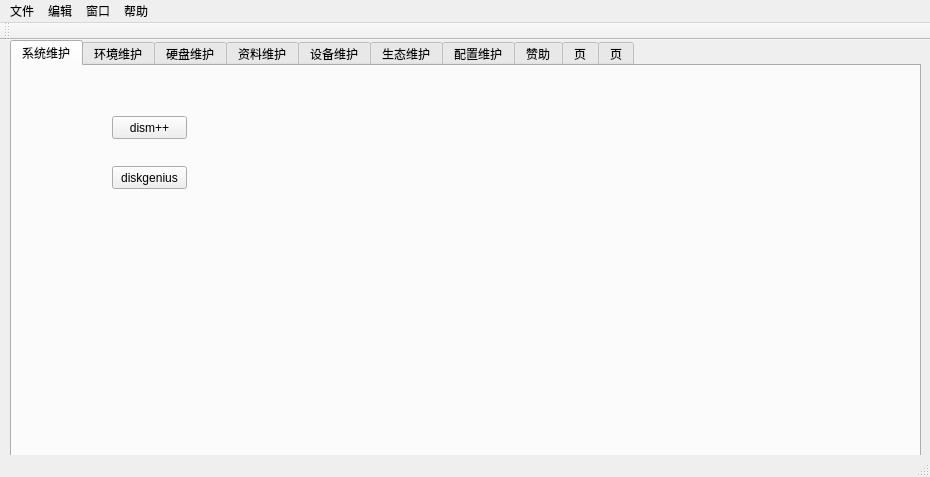
<?xml version="1.0" encoding="UTF-8"?>
<ui version="4.0">
 <class>MainWindow</class>
 <widget class="QMainWindow" name="MainWindow">
  <property name="geometry">
   <rect>
    <x>0</x>
    <y>0</y>
    <width>930</width>
    <height>477</height>
   </rect>
  </property>
  <property name="windowTitle">
   <string>MainWindow</string>
  </property>
  <widget class="QWidget" name="centralWidget">
   <widget class="QTabWidget" name="tabWidget">
    <property name="geometry">
     <rect>
      <x>10</x>
      <y>0</y>
      <width>911</width>
      <height>421</height>
     </rect>
    </property>
    <property name="currentIndex">
     <number>0</number>
    </property>
    <widget class="QWidget" name="tab">
     <attribute name="title">
      <string>系统维护</string>
     </attribute>
     <widget class="QPushButton" name="pushButton">
      <property name="geometry">
       <rect>
        <x>100</x>
        <y>50</y>
        <width>75</width>
        <height>23</height>
       </rect>
      </property>
      <property name="text">
       <string>dism++</string>
      </property>
     </widget>
     <widget class="QPushButton" name="pushButton_2">
      <property name="geometry">
       <rect>
        <x>100</x>
        <y>100</y>
        <width>75</width>
        <height>23</height>
       </rect>
      </property>
      <property name="text">
       <string>diskgenius</string>
      </property>
     </widget>
    </widget>
    <widget class="QWidget" name="tab_2">
     <attribute name="title">
      <string>环境维护</string>
     </attribute>
     <widget class="QPushButton" name="pushButton_3">
      <property name="geometry">
       <rect>
        <x>60</x>
        <y>60</y>
        <width>75</width>
        <height>23</height>
       </rect>
      </property>
      <property name="text">
       <string>diskgenius</string>
      </property>
     </widget>
     <widget class="QPushButton" name="pushButton_4">
      <property name="geometry">
       <rect>
        <x>60</x>
        <y>110</y>
        <width>75</width>
        <height>23</height>
       </rect>
      </property>
      <property name="text">
       <string>hdtune</string>
      </property>
     </widget>
     <widget class="QPushButton" name="pushButton_5">
      <property name="geometry">
       <rect>
        <x>60</x>
        <y>160</y>
        <width>75</width>
        <height>23</height>
       </rect>
      </property>
      <property name="text">
       <string>sniffer</string>
      </property>
     </widget>
     <widget class="QPushButton" name="pushButton_6">
      <property name="geometry">
       <rect>
        <x>60</x>
        <y>210</y>
        <width>75</width>
        <height>23</height>
       </rect>
      </property>
      <property name="text">
       <string>everything</string>
      </property>
     </widget>
     <widget class="QPushButton" name="pushButton_7">
      <property name="geometry">
       <rect>
        <x>60</x>
        <y>260</y>
        <width>121</width>
        <height>31</height>
       </rect>
      </property>
      <property name="text">
       <string>自开发检查文件数Py</string>
      </property>
     </widget>
    </widget>
    <widget class="QWidget" name="tab_4">
     <attribute name="title">
      <string>硬盘维护</string>
     </attribute>
    </widget>
    <widget class="QWidget" name="tab_5">
     <attribute name="title">
      <string>资料维护</string>
     </attribute>
    </widget>
    <widget class="QWidget" name="tab_6">
     <attribute name="title">
      <string>设备维护</string>
     </attribute>
    </widget>
    <widget class="QWidget" name="tab_7">
     <attribute name="title">
      <string>生态维护</string>
     </attribute>
    </widget>
    <widget class="QWidget" name="tab_8">
     <attribute name="title">
      <string>配置维护</string>
     </attribute>
     <widget class="QPushButton" name="pushButton_wjj">
      <property name="geometry">
       <rect>
        <x>760</x>
        <y>40</y>
        <width>41</width>
        <height>23</height>
       </rect>
      </property>
      <property name="text">
       <string>...</string>
      </property>
     </widget>
     <widget class="QComboBox" name="comboBox">
      <property name="geometry">
       <rect>
        <x>300</x>
        <y>40</y>
        <width>441</width>
        <height>21</height>
       </rect>
      </property>
      <item>
       <property name="text">
        <string>C:/</string>
       </property>
      </item>
     </widget>
     <widget class="QComboBox" name="comboBoxlist">
      <property name="geometry">
       <rect>
        <x>120</x>
        <y>40</y>
        <width>161</width>
        <height>22</height>
       </rect>
      </property>
      <item>
       <property name="text">
        <string>dism++</string>
       </property>
      </item>
      <item>
       <property name="text">
        <string>diskgenius</string>
       </property>
      </item>
     </widget>
     <widget class="QRadioButton" name="radioButton">
      <property name="geometry">
       <rect>
        <x>0</x>
        <y>50</y>
        <width>89</width>
        <height>16</height>
       </rect>
      </property>
      <property name="text">
       <string>系统维护</string>
      </property>
     </widget>
     <widget class="QRadioButton" name="radioButton_2">
      <property name="geometry">
       <rect>
        <x>0</x>
        <y>80</y>
        <width>89</width>
        <height>16</height>
       </rect>
      </property>
      <property name="text">
       <string>环境维护</string>
      </property>
     </widget>
     <widget class="QRadioButton" name="radioButton_3">
      <property name="geometry">
       <rect>
        <x>0</x>
        <y>110</y>
        <width>89</width>
        <height>16</height>
       </rect>
      </property>
      <property name="text">
       <string>硬盘维护</string>
      </property>
     </widget>
     <widget class="QRadioButton" name="radioButton_4">
      <property name="geometry">
       <rect>
        <x>0</x>
        <y>140</y>
        <width>89</width>
        <height>16</height>
       </rect>
      </property>
      <property name="text">
       <string>资料维护</string>
      </property>
     </widget>
     <widget class="QRadioButton" name="radioButton_5">
      <property name="geometry">
       <rect>
        <x>0</x>
        <y>170</y>
        <width>89</width>
        <height>16</height>
       </rect>
      </property>
      <property name="text">
       <string>设备维护</string>
      </property>
     </widget>
     <widget class="QRadioButton" name="radioButton_6">
      <property name="geometry">
       <rect>
        <x>0</x>
        <y>200</y>
        <width>89</width>
        <height>16</height>
       </rect>
      </property>
      <property name="text">
       <string>生态维护</string>
      </property>
     </widget>
    </widget>
    <widget class="QWidget" name="tab_9">
     <attribute name="title">
      <string>赞助</string>
     </attribute>
     <widget class="QGraphicsView" name="graphicsView">
      <property name="geometry">
       <rect>
        <x>190</x>
        <y>30</y>
        <width>411</width>
        <height>231</height>
       </rect>
      </property>
     </widget>
     <widget class="QLabel" name="label">
      <property name="geometry">
       <rect>
        <x>0</x>
        <y>0</y>
        <width>601</width>
        <height>31</height>
       </rect>
      </property>
      <property name="text">
       <string>如果带哥喜欢这个软件，可以资助我点烂钱去买支激光笔射孙狗</string>
      </property>
     </widget>
    </widget>
    <widget class="QWidget" name="tab_10">
     <attribute name="title">
      <string>页</string>
     </attribute>
    </widget>
    <widget class="QWidget" name="tab_3">
     <attribute name="title">
      <string>页</string>
     </attribute>
    </widget>
   </widget>
  </widget>
  <widget class="QMenuBar" name="menuBar">
   <property name="geometry">
    <rect>
     <x>0</x>
     <y>0</y>
     <width>930</width>
     <height>23</height>
    </rect>
   </property>
   <widget class="QMenu" name="menuFile">
    <property name="title">
     <string>文件</string>
    </property>
    <addaction name="separator"/>
    <addaction name="actionOpen"/>
    <addaction name="actionExit"/>
    <addaction name="actionExport"/>
    <addaction name="actionExit_2"/>
   </widget>
   <widget class="QMenu" name="menuEdit">
    <property name="title">
     <string>编辑</string>
    </property>
   </widget>
   <widget class="QMenu" name="menuWindows">
    <property name="title">
     <string>窗口</string>
    </property>
   </widget>
   <widget class="QMenu" name="menuHelp">
    <property name="title">
     <string>帮助</string>
    </property>
    <addaction name="action_2"/>
    <addaction name="action"/>
   </widget>
   <addaction name="menuFile"/>
   <addaction name="menuEdit"/>
   <addaction name="menuWindows"/>
   <addaction name="menuHelp"/>
  </widget>
  <widget class="QToolBar" name="mainToolBar">
   <attribute name="toolBarArea">
    <enum>TopToolBarArea</enum>
   </attribute>
   <attribute name="toolBarBreak">
    <bool>false</bool>
   </attribute>
  </widget>
  <widget class="QStatusBar" name="statusBar"/>
  <action name="actionOpen">
   <property name="text">
    <string>新建</string>
   </property>
  </action>
  <action name="actionExit">
   <property name="text">
    <string>打开</string>
   </property>
  </action>
  <action name="actionExport">
   <property name="text">
    <string>导出配置</string>
   </property>
  </action>
  <action name="actionExit_2">
   <property name="text">
    <string>退出</string>
   </property>
  </action>
  <action name="action">
   <property name="text">
    <string>关于</string>
   </property>
  </action>
  <action name="action_2">
   <property name="text">
    <string>使用方法</string>
   </property>
  </action>
 </widget>
 <layoutdefault spacing="6" margin="11"/>
 <resources/>
 <connections/>
</ui>
